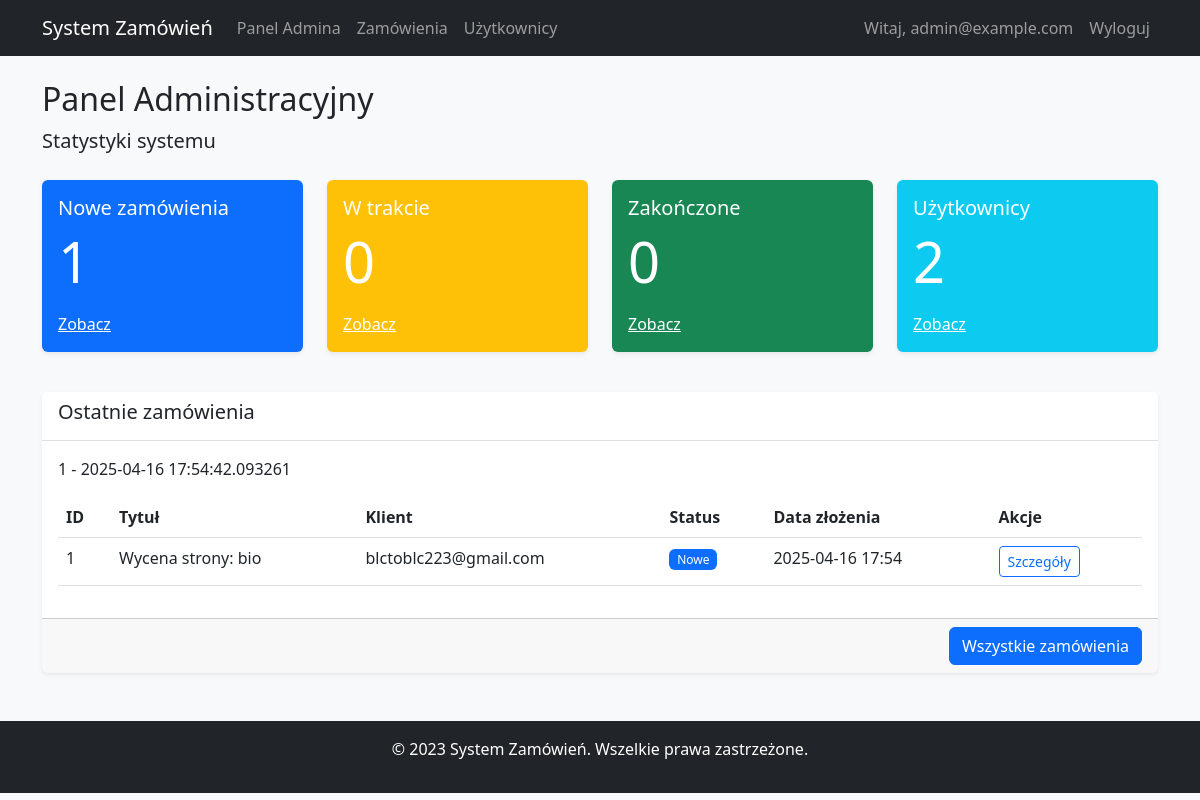
The app's page /admin/dashboard (signed in) with its own data.
### app.py (models this page shows)
class Order(db.Model):
    id = db.Column(db.Integer, primary_key=True)
    title = db.Column(db.String(100), nullable=False)
    description = db.Column(db.Text, nullable=False)
    status = db.Column(db.String(20), default='Nowe')
    admin_comment = db.Column(db.Text)
    created_at = db.Column(db.DateTime, default=datetime.utcnow)
    updated_at = db.Column(db.DateTime, onupdate=datetime.utcnow)
    user_id = db.Column(db.Integer, db.ForeignKey('user.id'), nullable=False)

class User(db.Model):
    id = db.Column(db.Integer, primary_key=True)
    email = db.Column(db.String(100), unique=True, nullable=False)
    password = db.Column(db.String(200), nullable=False)
    role = db.Column(db.String(20), default='user')
    created_at = db.Column(db.DateTime, default=datetime.utcnow)
    orders = db.relationship('Order', backref='user', lazy=True)

### app.py (the view)
@app.route('/admin/dashboard')
@login_required
@admin_required
def admin_dashboard():
    recent_orders = Order.query.order_by(Order.created_at.desc()).limit(5).all()
    new_orders_count = Order.query.filter_by(status='Nowe').count()
    in_progress_orders_count = Order.query.filter_by(status='W trakcie').count()
    completed_orders_count = Order.query.filter_by(status='Zakończone').count()
    users_count = User.query.count()
    return render_template('admin/dashboard.html',
                           recent_orders=recent_orders,
                           new_orders=new_orders_count,
                           in_progress=in_progress_orders_count,
                           completed=completed_orders_count,
                           users=users_count)

### app.py (called while the page is built)
def login_required(f):
    @wraps(f)
    def decorated_function(*args, **kwargs):
        if 'user_id' not in session:
            return redirect(url_for('login'))
        return f(*args, **kwargs)
    return decorated_function

def admin_required(f):
    @wraps(f)
    def decorated_function(*args, **kwargs):
        if 'user_id' not in session or session.get('role') != 'admin':
            flash('Dostęp tylko dla administratorów', 'danger')
            return redirect(url_for('user_dashboard'))
        return f(*args, **kwargs)
    return decorated_function

### templates/admin/dashboard.html (shortened to what this page needs)
{% extends "base.html" %}
{% block content %}
<h2>Panel Administracyjny</h2>
<p class="lead">Statystyki systemu</p>
<div class="row mt-4">
    <div class="col-md-3">
        <div class="card text-white bg-primary mb-3">
            <div class="card-body">
                <h5 class="card-title">Nowe zamówienia</h5>
                <p class="card-text display-4">{{ new_orders }}</p>
                <a href="{{ url_for('admin_orders', status='new') }}" class="text-white">Zobacz</a>
            </div>
        </div>
    </div>
    <div class="col-md-3">
        <div class="card text-white bg-warning mb-3">
            <div class="card-body">
                <h5 class="card-title">W trakcie</h5>
                <p class="card-text display-4">{{ in_progress }}</p>
                <a href="{{ url_for('admin_orders', status='in_progress') }}" class="text-white">Zobacz</a>
            </div>
        </div>
    </div>
    <div class="col-md-3">
        <div class="card text-white bg-success mb-3">
            <div class="card-body">
                <h5 class="card-title">Zakończone</h5>
                <p class="card-text display-4">{{ completed }}</p>
                <a href="{{ url_for('admin_orders', status='completed') }}" class="text-white">Zobacz</a>
            </div>
        </div>
    </div>
    <div class="col-md-3">
        <div class="card text-white bg-info mb-3">
            <div class="card-body">
                <h5 class="card-title">Użytkownicy</h5>
                <p class="card-text display-4">{{ users }}</p>
                <a href="{{ url_for('admin_users') }}" class="text-white">Zobacz</a>
            </div>
        </div>
    </div>
</div>
<div class="row mt-4">
    <div class="col-md-12">
        <div class="card">
            <div class="card-header">
                <h5>Ostatnie zamówienia</h5>
            </div>
            <div class="card-body">
                <div class="table-responsive">
                    <table class="table table-hover">
                        <thead>
                            <tr>
                                <th>ID</th>
                                <th>Tytuł</th>
                                <th>Klient</th>
                                <th>Status</th>
                                <th>Data złożenia</th>
                                <th>Akcje</th>
                            </tr>
                        </thead>
                        <tbody>
                            {% for order in recent_orders %}
                                <p>{{ order.id }} - {{ order.created_at }}</p>
                            <tr>
                                <td>{{ order.id }}</td>
                                <td>{{ order.title|truncate(30) }}</td>
                                <td>{{ order.user.email }}</td>
                                <td>
                                    <span class="badge bg-{{ 'primary' if order.status == 'Nowe' else 'warning' if order.status == 'W trakcie' else 'success' }}">
                                        {{ order.status }}
                                    </span>
                                </td>
                                <td>{{ order.created_at.strftime('%Y-%m-%d %H:%M') }}</td>
                                <td>
                                    <a href="{{ url_for('admin_order_detail', order_id=order.id) }}" class="btn btn-sm btn-outline-primary">Szczegóły</a>
                                </td>
                            </tr>
                            {% endfor %}
                        </tbody>
                    </table>
                </div>
            </div>
            <div class="card-footer text-end">
                <a href="{{ url_for('admin_orders') }}" class="btn btn-primary">Wszystkie zamówienia</a>
            </div>
        </div>
    </div>
</div>
{% endblock %}

### static/css/style.css (style rules this page uses)
body { background-color: #f8f9fa; min-height: 100vh; display: flex; flex-direction: column; }
.card { box-shadow: 0 0.125rem 0.25rem rgba(0, 0, 0, 0.075); border: none; }
.card-header { background-color: #fff; border-bottom: 1px solid rgba(0, 0, 0, 0.125); }
.table-responsive { overflow-x: auto; }
.badge { font-weight: 500; }
.fade-in { animation: fadeIn 0.3s ease-in; }

### records on screen
Order: id "1", created_at "2025-04-16 17:54:42.093261", title "Wycena strony: bio", user.email "blctoblc223@gmail.com", status "Nowe", created_at "2025-04-16 17:54"

### other values on screen
{{ session['email'] }} "admin@example.com"
{{ new_orders }} "1"
{{ in_progress }} "0"
{{ completed }} "0"
{{ users }} "2"
